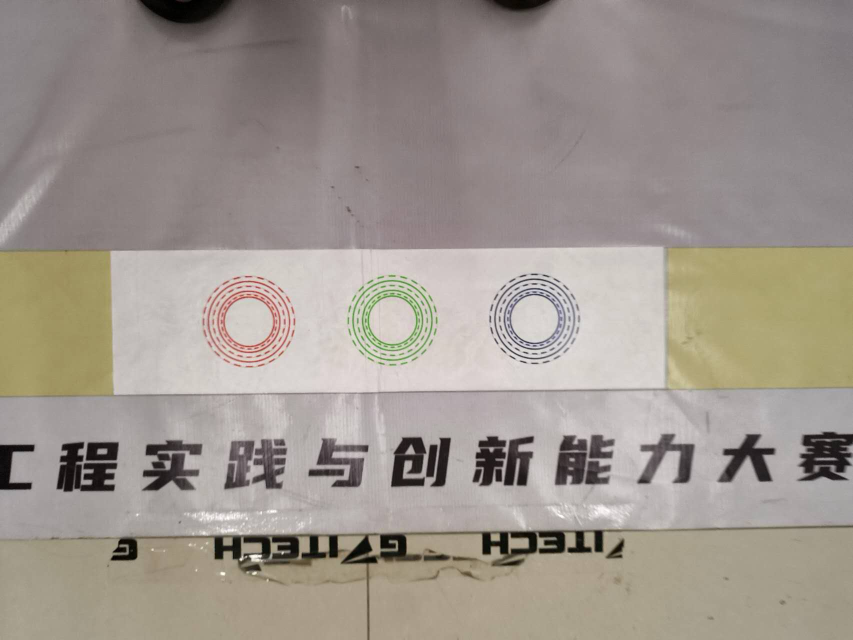
#> input picture cv/image.jpg, 1706 x 1280 px, given in place of the camera (shown at 1/2 size)
$ python vision_ball.py
#> lines starting #> are read from the running program, lines starting #| are printed output that depends on the picture; after the words box and inside, x2 and y2 are one past the last pixel; in counts of white or black regions, pixels touching at a corner belong together
import cv2
import numpy as np
import time
from collections import deque

LOWER_RED1 = np.array([0, 120, 120])
UPPER_RED1 = np.array([10, 255, 255])
LOWER_RED2 = np.array([150, 120, 120])
UPPER_RED2 = np.array([180, 255, 255])

LOWER_GREEN = np.array([40, 50, 50])
UPPER_GREEN = np.array([90, 255, 255])


LOWER_BLUE = np.array([100, 100, 60])
UPPER_BLUE = np.array([130, 255, 255])

MIN_COLOR_PIXELS = 50

HOUGH_DP = 1.2
HOUGH_MIN_DIST = 80
HOUGH_PARAM1 = 100
HOUGH_PARAM2 = 80
HOUGH_MIN_RADIUS = 20
HOUGH_MAX_RADIUS = 500

# Tracking/smoothing parameters to reduce frame-to-frame jitter.
TRACK_LOCK_DISTANCE = 45
TRACK_MAX_MISSES = 8
POSITION_SMOOTHING_ALPHA = 0.25
RADIUS_SMOOTHING_ALPHA = 0.25
TRACK_MEDIAN_WINDOW = 7
POSITION_DEADBAND_PX = 3.0
RADIUS_DEADBAND_PX = 2.0


# [48 lines left out: function build_status_panel, not called in this run]


def setup_camera(camera_index=0):
    cap = cv2.VideoCapture(camera_index)
    cap.set(cv2.CAP_PROP_FRAME_WIDTH, 640)
    cap.set(cv2.CAP_PROP_FRAME_HEIGHT, 480)
    return cap


def detect_color(hsv, mask):
    red_mask = cv2.bitwise_or(
        cv2.inRange(hsv, LOWER_RED1, UPPER_RED1),
        cv2.inRange(hsv, LOWER_RED2, UPPER_RED2)
    )
    green_mask = cv2.inRange(hsv, LOWER_GREEN, UPPER_GREEN)
    blue_mask = cv2.inRange(hsv, LOWER_BLUE, UPPER_BLUE)

    red = cv2.countNonZero(cv2.bitwise_and(red_mask, red_mask, mask=mask))
    green = cv2.countNonZero(cv2.bitwise_and(green_mask, green_mask, mask=mask))
    blue = cv2.countNonZero(cv2.bitwise_and(blue_mask, blue_mask, mask=mask))

    counts = {"RED": red, "GREEN": green, "BLUE": blue}
    color = max(counts, key=counts.get)

    if counts[color] < MIN_COLOR_PIXELS:
        return "UNKNOWN", counts
    return color, counts


def get_chosen_circle_color_and_position(camera_index=0, cap=None, warmup_frames=5, sample_frames=12):
    """
    Capture a short burst of frames and return the selected circle color and position.

    Returns:
        (color, (x, y, r)) where position values are floats, or ("NONE", None)
        if no stable circle was found.
    """
#> called with camera_index = 0, warmup_frames = 5, sample_frames = 12
    if cap is None:
        cap = setup_camera(camera_index)
        release_cap = True
    else:
        release_cap = False
    tracked_circle = None
    missed_frames = 0
    measurement_history = deque(maxlen=TRACK_MEDIAN_WINDOW)
    last_result = ("NONE", None)

    try:
        total_frames = max(1, int(warmup_frames) + int(sample_frames))

        for _ in range(total_frames):
            ret, frame = cap.read()
            if not ret:
                continue

            blurred = cv2.GaussianBlur(frame, (5, 5), 0)
            gray = cv2.cvtColor(blurred, cv2.COLOR_BGR2GRAY)
            hsv = cv2.cvtColor(frame, cv2.COLOR_BGR2HSV)

            circles = cv2.HoughCircles(
                gray,
                cv2.HOUGH_GRADIENT,
                dp=HOUGH_DP,
                minDist=HOUGH_MIN_DIST,
                param1=HOUGH_PARAM1,
                param2=HOUGH_PARAM2,
                minRadius=HOUGH_MIN_RADIUS,
                maxRadius=HOUGH_MAX_RADIUS
            )

            if circles is not None:
                circles = np.uint16(np.around(circles))
                selected_circle = None

                if tracked_circle is not None:
                    tx, ty, _ = tracked_circle
                    nearby = [
                        c for c in circles[0]
                        if np.hypot(float(c[0]) - tx, float(c[1]) - ty) <= TRACK_LOCK_DISTANCE
                    ]
                    if nearby:
                        selected_circle = min(nearby, key=lambda c: c[2])

                if selected_circle is None:
                    selected_circle = min(circles[0], key=lambda c: c[2])

                x, y, r = map(float, selected_circle)
                measurement_history.append((x, y, r))

                med = np.median(np.array(measurement_history, dtype=np.float32), axis=0)
                mx, my, mr = float(med[0]), float(med[1]), float(med[2])

                if tracked_circle is None:
                    tracked_circle = (mx, my, mr)
                else:
                    px, py, pr = tracked_circle
                    dx = mx - px
                    dy = my - py
                    dr = mr - pr

                    sx = px if abs(dx) < POSITION_DEADBAND_PX else (px + POSITION_SMOOTHING_ALPHA * dx)
                    sy = py if abs(dy) < POSITION_DEADBAND_PX else (py + POSITION_SMOOTHING_ALPHA * dy)
                    sr = pr if abs(dr) < RADIUS_DEADBAND_PX else (pr + RADIUS_SMOOTHING_ALPHA * dr)
                    tracked_circle = (sx, sy, sr)

                missed_frames = 0
            else:
                missed_frames += 1
                if missed_frames > TRACK_MAX_MISSES:
                    tracked_circle = None
                    measurement_history.clear()

            if tracked_circle is not None:
                x, y, r = tracked_circle
                xi, yi, ri = int(round(x)), int(round(y)), int(round(r))

                mask = np.zeros(gray.shape, dtype=np.uint8)
                cv2.circle(mask, (xi, yi), ri, 255, -1)
                color, _ = detect_color(hsv, mask)

                last_result = (color, (x, y, r))
#> this loop made 17 passes
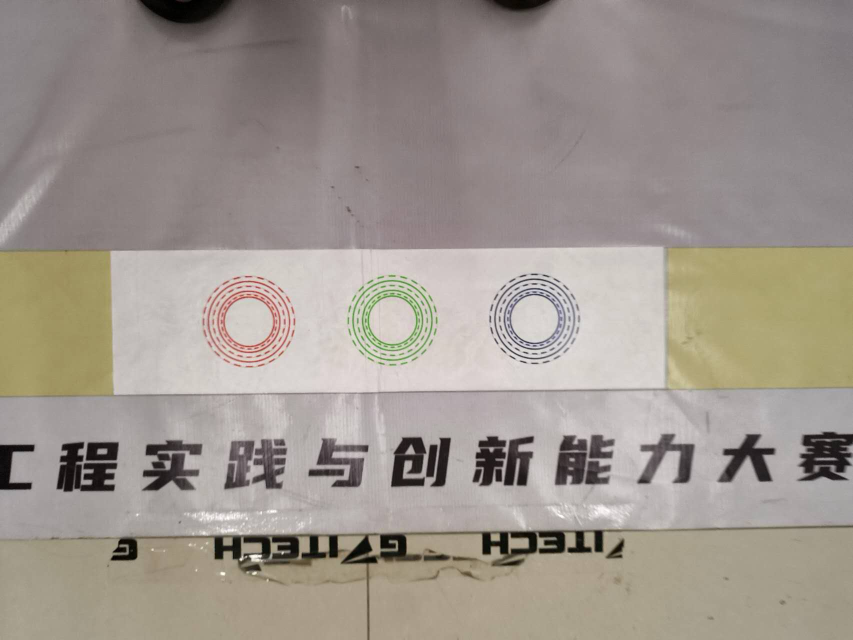
#> input picture cv/image.jpg, 1706 x 1280 px, given in place of the camera (shown at 1/2 size)
#> pass 1, in get_chosen_circle_color_and_position, `gray = cv2.cvtColor(blurred, cv2.COLOR_BGR2GRAY)`:
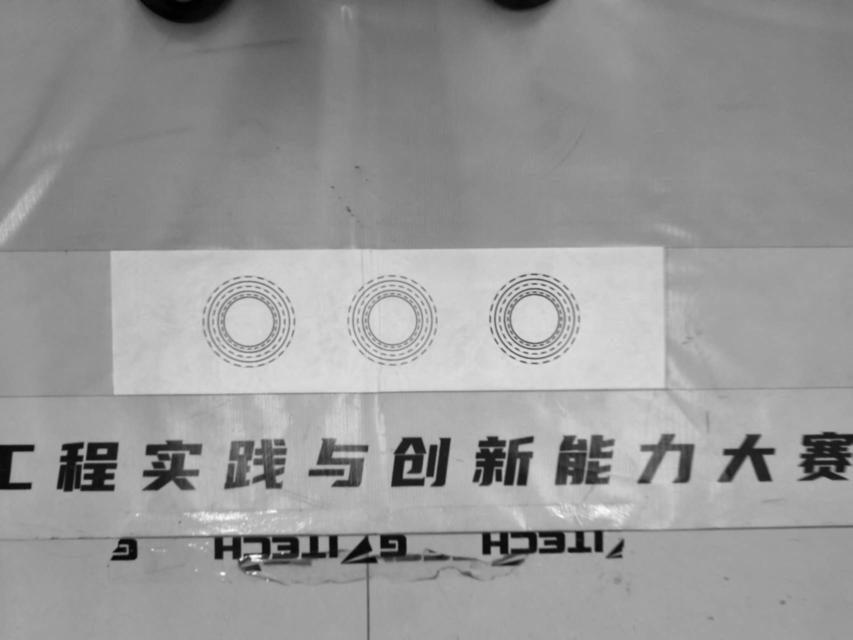
#> gray: shape (1280, 1706) (shown at 1/2 size); min 0, max 252, mean 151
#> pass 1, in detect_color, `red_mask = cv2.bitwise_or( cv2.inRange(hsv, LOWER_RED1, UPPER_RED1), c..`:
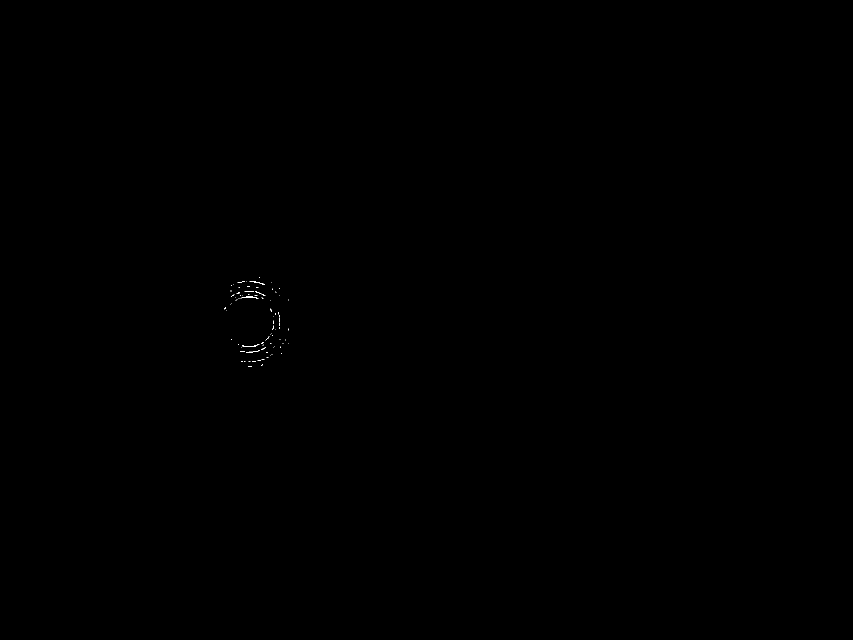
#> red_mask: shape (1280, 1706) (shown at 1/2 size); 0.03% white in thin lines or dots, all inside (x1, y1, x2, y2) = (449, 555, 578, 734)
#> frame is the input picture: shape (1280, 1706, 3); mean B, G, R 141.6, 149.3, 157.7
#> after the loop:
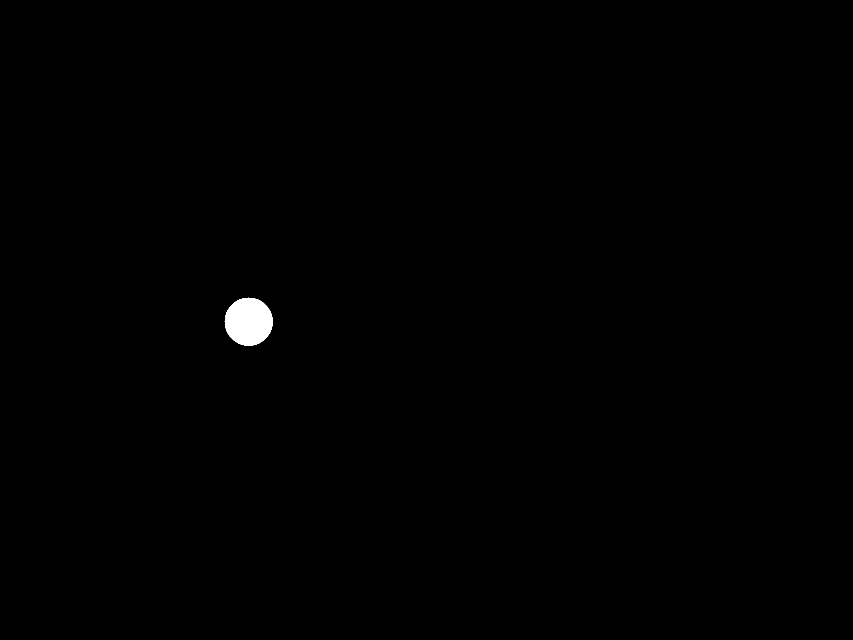
#> mask: shape (1280, 1706) (shown at 1/2 size); 0.33% white; 1 white region, box (x1, y1, x2, y2) and area: (449, 595, 546, 692) 7213
#> after the loop, dr = 0; dx = 0; dy = 0; med = [497, 643, 48]; missed_frames = 0; mr = 48; mx = 497; my = 643; pr = 48; px = 497; py = 643; sr = 48; sx = 497; sy = 643; tx = 497; ty = 643

        return last_result
    finally:
        if release_cap:
            cap.release()


def get_chosen_color_and_position_stable(camera_index=0, cap=None, stable_time=0.75,
                                         warmup_frames=5, sample_frames=12,
                                         position_tolerance_px=10.0, radius_tolerance_px=10.0):
    """Return the material color and position only after it stays stable for stable_time seconds."""
    if cap is None:
        cap = setup_camera(camera_index)
        release_cap = True
    else:
        release_cap = False

    stable_started_at = None
    stable_color_position = ("NONE", None)
    previous_position = None

    try:
        while True:
            color, position = get_chosen_circle_color_and_position(
                camera_index=camera_index,
                cap=cap,
                warmup_frames=warmup_frames,
                sample_frames=sample_frames,
            )
#> color = 'UNKNOWN'; position = (497, 643, 48)

            if position is None or color == "NONE":
                stable_started_at = None
                previous_position = None
                continue

            current_time = time.monotonic()
            if previous_position is not None:
                px, py, pr = previous_position
                cx, cy, cr = position
                if (
                    np.hypot(cx - px, cy - py) > position_tolerance_px
                    or abs(cr - pr) > radius_tolerance_px
                ):
                    stable_started_at = current_time
                    stable_color_position = (color, position)
                    previous_position = position
                    continue

            if stable_started_at is None:
                stable_started_at = current_time
                stable_color_position = (color, position)
#> stable_color_position = ('UNKNOWN', (497, 643, 48))
            elif current_time - stable_started_at >= float(stable_time):
                return stable_color_position

            previous_position = position
#> previous_position = (497, 643, 48)
    finally:
        if release_cap:
            cap.release()

def run_detector(camera_index=0):
    cap = setup_camera(camera_index)

    stable_color, stable_position = get_chosen_color_and_position_stable(
        camera_index=0,
        cap=cap,
    )
    print(f"Stable detection: color={stable_color}, position={stable_position}")

    tracked_circle = None  # (x, y, r) as floats
    missed_frames = 0
    measurement_history = deque(maxlen=TRACK_MEDIAN_WINDOW)

    while True:
        ret, frame = cap.read()
        if not ret:
            break

        # --- Processing pipeline ---
        blurred = cv2.GaussianBlur(frame, (5, 5), 0)
        gray = cv2.cvtColor(blurred, cv2.COLOR_BGR2GRAY)
        hsv = cv2.cvtColor(frame, cv2.COLOR_BGR2HSV)

        # Helpful visualization of preprocessing stages.
        edges = cv2.Canny(gray, 50, 150)
        gray_vis = cv2.cvtColor(gray, cv2.COLOR_GRAY2BGR)
        edges_vis = cv2.cvtColor(edges, cv2.COLOR_GRAY2BGR)
        hsv_vis = cv2.cvtColor(hsv, cv2.COLOR_HSV2BGR)

        circles = cv2.HoughCircles(
            gray,
            cv2.HOUGH_GRADIENT,
            dp=HOUGH_DP,
            minDist=HOUGH_MIN_DIST,
            param1=HOUGH_PARAM1,
            param2=HOUGH_PARAM2,
            minRadius=HOUGH_MIN_RADIUS,
            maxRadius=HOUGH_MAX_RADIUS
        )

        circles_count = 0
        selected_color = "NONE"
        selected_counts = {"RED": 0, "GREEN": 0, "BLUE": 0}
        selected_circle_xyz = None

        if circles is not None:
            circles = np.uint16(np.around(circles))
            circles_count = len(circles[0])

            # Keep lock on a nearby circle to prevent jumping between detections.
            selected_circle = None
            if tracked_circle is not None:
                tx, ty, _ = tracked_circle
                nearby = [
                    c for c in circles[0]
                    if np.hypot(float(c[0]) - tx, float(c[1]) - ty) <= TRACK_LOCK_DISTANCE
                ]
                if nearby:
                    selected_circle = min(nearby, key=lambda c: c[2])

            # Fallback: choose global smallest when no lock candidate exists.
            if selected_circle is None:
                selected_circle = min(circles[0], key=lambda c: c[2])

            x, y, r = map(float, selected_circle)
            measurement_history.append((x, y, r))

            # Median over a short history removes outlier jumps.
            med = np.median(np.array(measurement_history, dtype=np.float32), axis=0)
            mx, my, mr = float(med[0]), float(med[1]), float(med[2])

            # Exponential moving average for a stable "absolute" position.
            if tracked_circle is None:
                tracked_circle = (mx, my, mr)
            else:
                px, py, pr = tracked_circle
                dx = mx - px
                dy = my - py
                dr = mr - pr

                # Deadband keeps tiny pixel noise from moving the overlay.
                sx = px if abs(dx) < POSITION_DEADBAND_PX else (px + POSITION_SMOOTHING_ALPHA * dx)
                sy = py if abs(dy) < POSITION_DEADBAND_PX else (py + POSITION_SMOOTHING_ALPHA * dy)
                sr = pr if abs(dr) < RADIUS_DEADBAND_PX else (pr + RADIUS_SMOOTHING_ALPHA * dr)
                tracked_circle = (sx, sy, sr)

            selected_circle_xyz = tracked_circle

            missed_frames = 0
        else:
            missed_frames += 1
            if missed_frames > TRACK_MAX_MISSES:
                tracked_circle = None
                measurement_history.clear()

        if tracked_circle is not None:
            x, y, r = tracked_circle
            xi, yi, ri = int(round(x)), int(round(y)), int(round(r))
            selected_circle_xyz = (x, y, r)

            mask = np.zeros(gray.shape, dtype=np.uint8)
            cv2.circle(mask, (xi, yi), ri, 255, -1)

            color, counts = detect_color(hsv, mask)
            selected_color = color
            selected_counts = counts

            # Draw the tracked circle on every view so the pipeline stays aligned.
            cv2.circle(frame, (xi, yi), ri, (0, 255, 0), 2)
            cv2.circle(blurred, (xi, yi), ri, (0, 255, 0), 2)
            cv2.circle(gray_vis, (xi, yi), ri, (0, 255, 0), 2)
            cv2.circle(hsv_vis, (xi, yi), ri, (0, 255, 0), 2)
            cv2.circle(edges_vis, (xi, yi), ri, (0, 255, 0), 2)
            cv2.putText(frame, color, (xi - 40, yi - ri - 10),
                        cv2.FONT_HERSHEY_SIMPLEX, 0.7, (255, 255, 255), 2)

        # --- Show multiple windows ---
        green_mask = cv2.inRange(hsv, LOWER_GREEN, UPPER_GREEN)
        cv2.imshow("Green mask", green_mask)
        cv2.imshow("Final Output", frame)
        cv2.imshow("Blurred", blurred)
        cv2.imshow("Grayscale", gray_vis)
        cv2.imshow("HSV (as BGR)", hsv_vis)
        cv2.imshow("Edges (Canny)", edges_vis)

        status_panel = build_status_panel(
            frame.shape,
            circles_count,
            selected_color,
            selected_counts,
            selected_circle_xyz
        )
        cv2.imshow("Config / Processing", status_panel)

        if cv2.waitKey(1) & 0xFF == 27:
            break

    cap.release()
    cv2.destroyAllWindows()


if __name__ == "__main__":
    run_detector(0)
